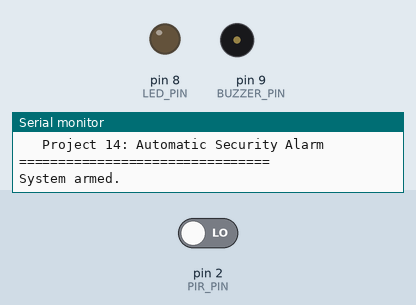
Simulated run of this sketch. Board: Arduino Uno, built with avr-gcc and run on an emulated ATmega328P. On the bench: output pins drawn as LEDs (lit = HIGH), buzzer (waves = sounding, pin HIGH), the last lines printed to the serial monitor. The test bench sets the inputs (shaded band); at power-on: pin 2 (PIR_PIN) LOW.

Above: at 1.2 s.
1.3 s: pin 2 (PIR_PIN) driven HIGH
At 2.7 s:
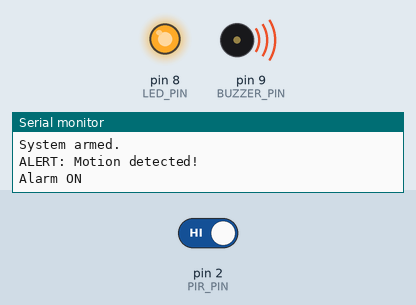
Timing chart, 0 to 7.9 s (numbered marks = the images above; inputs shaded):
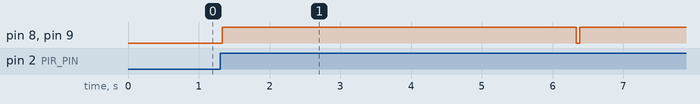

Measured:
- after the input at 1.3 s, pin 8 (LED_PIN), pin 9 (BUZZER_PIN): LOW → HIGH at once, → LOW 5.0 s later, → HIGH 0.05 s later

The sketch:

security_alarm.ino
```cpp
/*
  IoT Student Lab
  Project 14: Automatic Security Alarm
  Platform: Arduino Uno
  Sensor: PIR Motion Sensor
  Actuators: Buzzer + LED
  Concept: Sensor + State + Timing + Alarm Automation
*/

const int PIR_PIN = 2;
const int LED_PIN = 8;
const int BUZZER_PIN = 9;

const unsigned long ALARM_DURATION = 5000;

bool alarmActive = false;
unsigned long alarmStartTime = 0;

void setup() {
  pinMode(PIR_PIN, INPUT);
  pinMode(LED_PIN, OUTPUT);
  pinMode(BUZZER_PIN, OUTPUT);

  digitalWrite(LED_PIN, LOW);
  digitalWrite(BUZZER_PIN, LOW);

  Serial.begin(9600);

  Serial.println("================================");
  Serial.println("   IoT Student Lab");
  Serial.println("   Project 14: Automatic Security Alarm");
  Serial.println("================================");
  Serial.println("System armed.");
}

void loop() {
  int motionState = digitalRead(PIR_PIN);

  // Start alarm when motion is detected.
  if (motionState == HIGH && !alarmActive) {
    alarmActive = true;
    alarmStartTime = millis();

    digitalWrite(LED_PIN, HIGH);
    digitalWrite(BUZZER_PIN, HIGH);

    Serial.println("ALERT: Motion detected!");
    Serial.println("Alarm ON");
  }

  // Keep alarm active for the configured duration.
  if (alarmActive && millis() - alarmStartTime >= ALARM_DURATION) {
    alarmActive = false;

    digitalWrite(LED_PIN, LOW);
    digitalWrite(BUZZER_PIN, LOW);

    Serial.println("Alarm OFF");
    Serial.println("System armed.");
  }

  delay(50);
}
```
